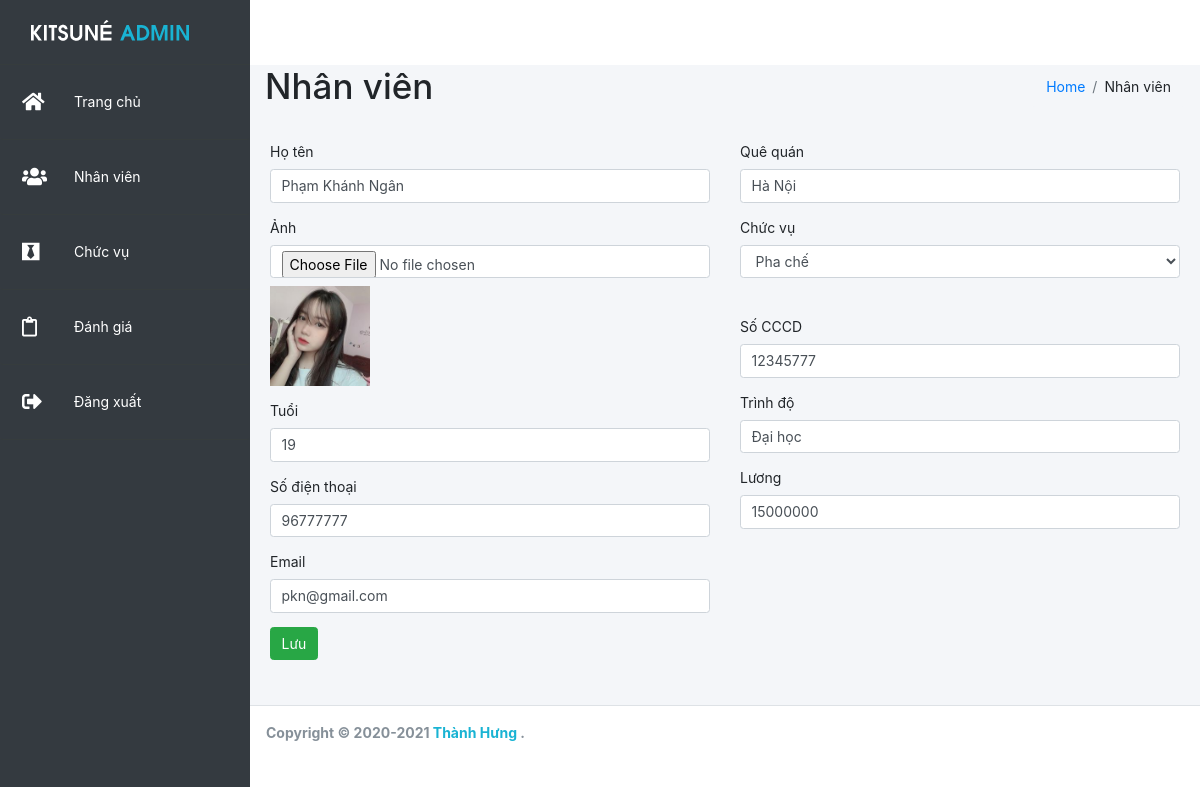
Page /admin/nhanvien.php?id=1004 on the committed database.
### tables this page shows
CREATE TABLE `employee` (
  `nv_id` int(50) NOT NULL,
  `nv_image` varchar(50) NOT NULL,
  `nv_fullname` varchar(50) NOT NULL,
  `nv_age` int(50) NOT NULL,
  `nv_numberphone` int(50) NOT NULL,
  `nv_address` varchar(50) NOT NULL,
  `nv_position` int(50) NOT NULL,
  `nv_salary` int(50) NOT NULL,
  `nv_level` varchar(50) NOT NULL,
  `nv_email` varchar(50) NOT NULL,
  `nv_cccd` int(50) NOT NULL,
  `nv_rate` float NOT NULL
);

CREATE TABLE `position` (
  `pos_id` int(50) NOT NULL,
  `pos_name` varchar(50) NOT NULL,
  `pos_sl` int(20) NOT NULL
);

### admin/includes/dbhelp.php (called while the page is built, shortened)
<?php
function executeResult($sql) {
    $conn = mysqli_connect(HOST, USERNAME, PASSWORD, DATABASE);
    $resultset = mysqli_query($conn, $sql);
    $list      = [];
    while ($row = mysqli_fetch_array($resultset, 1)) {
        $list[] = $row;
    }
    return $list;
}
?>

### admin/nhanvien.php (the view, shortened to what this page needs)
<?php
require_once('./includes/dbhelp.php');
$s_fullname = $s_age = $s_image = $s_numberphone = $s_email = $s_address =
    $s_position = $s_cccd = $s_level = $s_salary = '';
$id = '';
if (isset($_GET['id'])) {
    $id          = $_GET['id'];
    $sql         = 'SELECT * FROM employee LEFT JOIN position ON position.pos_id=employee.nv_position where nv_id = '.$id;
    $staffList = executeResult($sql);
    if ($staffList != null && count($staffList) > 0) {
        $st = $staffList[0];
        $s_fullname = $st['nv_fullname'];
        $s_image = $st['nv_image'];
        $s_level = $st['nv_level'];
        $s_position = $st['pos_name'];
        $s_numberphone = $st['nv_numberphone'];
        $s_cccd = $st['nv_cccd'];
        $s_salary = $st['nv_salary'];
        $s_email = $st['nv_email'];
        $s_age      = $st['nv_age'];
        $s_address  = $st['nv_address'];
    } else {
        $id = '';
    }
}
?>
<!DOCTYPE html>
<html lang="en">
<head>
    <link rel="stylesheet" href="https://maxcdn.bootstrapcdn.com/bootstrap/4.1.3/css/bootstrap.min.css">
    <link href="https://use.fontawesome.com/releases/v5.0.4/css/all.css" rel="stylesheet">
    <link href="../asset/style.css" rel="stylesheet">
    <link href="../asset/reponsive.css" rel="stylesheet">
</head>
<body>
    <div class="wrapper">
        <div class="header">
            <nav class="navbar navbar-expand navbar-light navbar-white">
                <div class="sidebar">
                    <ul class="nav nav-pills flex-column" >
                        <li class="nav-item">
                            <a href="home.php" class="brand">
                                <img class="brand-img img-circle" src="../asset/img/logo.png" >
                            </a>
                        </li>
                        <li class="nav-item">
                            <a href="home.php" class="nav-link">
                                <span class="icon">
                                    <i class="fas fa-home"></i>
                                </span>
                                <p class="title">Trang chủ</p>
                            </a>
                        </li>
                        <li class="nav-item">
                            <a href="nhanvien.php" class="nav-link">
                                <span class="icon">
                                    <i class="fas fa-users"></i>
                                </span>
                                <p class="title">Nhân viên </p>
                            </a>
                        </li>
                        <li class="nav-item">
                            <a href="phongban.php" class="nav-link">
                                <span class="icon">
                                    <i class="fab fa-black-tie"></i>
                                </span>
                                <p class="title">Chức vụ</p>
                            </a>
                        </li>
                        <li class="nav-item">
                            <a href="chamcong.php" class="nav-link">
                                <span class="icon">
                                    <i class="far fa-clipboard "></i>
                                </span>
                                <p class="title">Đánh giá</p>
                            </a>
                        </li>
                        <li class="nav-item">
                            <a href="loginForm.php" class="nav-link">
                                <span class="icon">
                                    <i class="fas fa-sign-out-alt"></i>
                                </span>
                                <p class="title">Đăng xuất</p>
                            </a>
                        </li>
                    </ul>
                </div>
            </nav>
        </div>
        <div class="content-wrapper" style="min-height: 640px;">
            <div class="content-header">
                <div class="container-fluid">
                    <div class="row">
                        <div class="col-sm-6">
                            <h1>Nhân viên</h1>
                        </div>
                        <div class="col-sm-6">
                            <ol class="breadcrumb float-sm-right">
                                <li class="breadcrumb-item">
                                    <a href="home.php">Home</a>
                                </li>
                                <li class="breadcrumb-item">Nhân viên</li>
                            </ol>
                        </div>
                    </div>
                </div>
            </div>
                    <form method="post" style="padding: 20px" enctype="multipart/form-data">
                        <div class="row">
                            <div class="col-md-6">
                                <div class="form-group">
                                    <label>Họ tên</label>
                                    <input type="text" required class="form-control" name="fullname" placeholder="Nhập họ và tên" id="name" value="<?=$s_fullname?>">
                                </div>
                                 <div class="form-group">
                                    <label>Ảnh</label>
                                    <input type="file" class="form-control" name="image" placeholder="Nhập ảnh" id="image" >
                                    <img src="uploads/<?php echo $s_image ?>" width = "100px" style = "margin-top: 8px"">
                                </div>
                             <div class="form-group">
                                 <label>Tuổi</label>
                                 <input type="number" required class="form-control" name="age" placeholder="Nhập tuổi" id="dob" value="<?=$s_age?>">
                             </div>
                                 <div class="form-group">
                                     <label>Số điện thoại</label>
                                     <input type="text" required class="form-control" name="numberphone" placeholder="Nhập số điện thoại" id="phone" value="<?=$s_numberphone?>">
                                 </div>
                                 <div class="form-group">
                                     <label>Email</label>
                                     <input type="mail" required class="form-control" name="email" placeholder="Nhập email" id="email" value="<?=$s_email?>">
                                 </div>
                            </div>
                            <div class="col-md-6">
                                 <div class="form-group">
                                     <label>Quê quán</label>
                                     <input type="text" required class="form-control" name="address" placeholder="Nhập quê quán" id="hometown" value="<?=$s_address?>">
                                 </div>
                                  <div class="form-group">
                                     <label for="position" >Chức vụ</label>
                                        <div >
                                        <select  class="form-control" name="position" id="position" required>
                                        <option  selected>
                                            <?php
                                            if($id != ''){
                                                echo $s_position;
                                            } else{
                                                echo "Chọn nhân viên";
                                            }
                                        ?></option>
                                        </select>
                                     </div>
                                </div>
                                <div class="form-group" style="margin-top: 38px;">
                                    <label>Số CCCD</label>
                                    <input type="text"required class="form-control" name="cccd" placeholder="Nhập số CCCD" id="id" value="<?=$s_cccd?>">
                                </div>
                                 <div class="form-group">
                                     <label>Trình độ</label>
                                     <input type="text"required class="form-control" name="level" placeholder="Nhập trình độ" id="level" value="<?=$s_level?>">
                                 </div>
                                 <div class="form-group">
                                     <label>Lương</label>
                                     <input type="text"required class="form-control" name="salary" placeholder="Nhập lương" id="salary" value="<?=$s_salary?>">
                                 </div>
                            </div>
                        </div>
                        <button class="btn btn-success" >Lưu</button>
                    </form>
                </div>
            </div>
        <footer class="main-footer">
            <strong>
                Copyright © 2020-2021
                <a href="https://www.facebook.com/hwngnaf/" style="text-decoration: none; color: #19B3D3;">Thành Hưng</a>
                .
            </strong>
        </footer>
</body>
</html>

### asset/style.css (style rules this page uses)
* { margin: 0; padding: 0; box-sizing: border-box; }
html { font-family: 'Poppins'; font-size: 14px; }
.header { background-color: rgba(255, 255, 255, 0.459); height: 65px; }
img { vertical-align: middle; border-style: none; }
.img-circle { border-radius: 50%; }
.sidebar { position: fixed; background: #343a40; height: 100%; width: 250px; transition: 0.5s; overflow: hidden; top: 0; left: 0; z-index: 10; }
.sidebar ul { top: 0; left: 0; position: absolute; width: 100%; }
.sidebar ul li { position: relative; width: 100%; list-style: none; }
.sidebar .brand { padding: 9px 0px; }
.sidebar ul li a { color: #fff; position: relative; display: flex; width: 100%; text-decoration: none; border-bottom: 1px solid #363c3d ; }
.sidebar ul li a .icon { position: relative; display: block; min-width: 60px; height: 60px; line-height: 60px; font-size: 20px; padding-left: 8px; }
.sidebar ul li a .title { position: relative; display: block; height: 60px; line-height: 60px; white-space: nowrap; text-align: start; margin-bottom: 0px; }
.content-wrapper { background-color: #f4f6f9; min-height: 640px; }
.content-header .breadcrumb { background-color: #f4f6f9; }
.main-footer { bottom: 0; background-color: #fff; border-top: 1px solid #dee2e6; color: #869099; padding: 16px; }

### asset/reponsive.css (style rules this page uses)
@media (min-width: 768px) { .content-wrapper { margin-left: 250px; } }
@media (min-width: 768px) { .main-footer { margin-left: 250px; } }

### rows in the picture
employee: fullname "Phạm Khánh Ngân", nv_image (picture), age "19", numberphone "96777777", email "pkn@gmail.com", address "Hà Nội", position "Pha chế", cccd "12345777", level "Đại học", salary "15000000"
